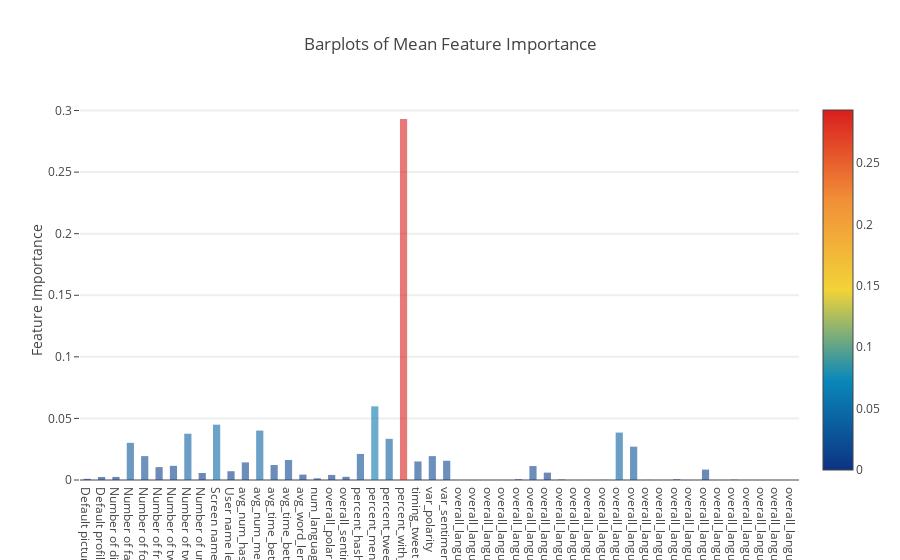

Notebook code for this chart:
### Markdown cell above
### Plotly Barplot of Average Feature Importances

Having obtained the mean feature importance across all our classifiers, we can plot them into a Plotly bar plot as follows:

### Code cell
y = feature_dataframe['mean'].values
x = feature_dataframe['features'].values
data = [go.Bar(
            x= x,
             y= y,
            width = 0.5,
            marker=dict(
               color = feature_dataframe['mean'].values,
            colorscale='Portland',
            showscale=True,
            reversescale = False
            ),
            opacity=0.6
        )]

layout= go.Layout(
    autosize= True,
    title= 'Barplots of Mean Feature Importance',
    hovermode= 'closest',
#     xaxis= dict(
#         title= 'Pop',
#         ticklen= 5,
#         zeroline= False,
#         gridwidth= 2,
#     ),
    yaxis=dict(
        title= 'Feature Importance',
        ticklen= 5,
        gridwidth= 2
    ),
    showlegend= False
)
fig = go.Figure(data=data, layout=layout)
py.iplot(fig, filename='bar-direct-labels')

### Figure 1 — Plotly figure (JSON) as saved in the notebook; plotly's stock layout.template omitted (floating-point values rounded to 4 significant figures)
{"data": [{"marker": {"color": [0.0009545, 0.002435, 0.002487, 0.03016, 0.0194, 0.01046, 0.01151, 0.03759, 0.005699, 0.04493, 0.007123, 0.01431, 0.04012, 0.01218, 0.01623, 0.004383, 0.001354, 0.00412, 0.002576, 0.02116, 0.05982, 0.03342, 0.2931, 0.01506, 0.0194, 0.01563, 9.53e-06, 0, 0, 0, 0.0006061, 0.01132, 0.005986, 0.0003554, 1.451e-06, 3.018e-05, 0.0001232, 0.03853, 0.02707, 6.59e-05, 0, 0.0005548, 6.645e-07, 0.008472, 0, 0.0001957, 2.582e-05, 0, 0, 3.513e-06], "colorscale": "Portland", "reversescale": false, "showscale": true}, "opacity": 0.6, "type": "bar", "uid": "747ce406-157c-4725-bc9d-8069ff6254f1", "width": 0.5, "x": ["Default picture (binary)", "Default profile (binary)", "Number of digits in screen name", "Number of favorites", "Number of followers", "Number of friends", "Number of tweets per hour", "Number of tweets total", "Number of unique profile descriptions", "Screen name length", "User name length", "avg_num_hashtags", "avg_num_mentions", "avg_time_between_mention", "avg_time_between_rt", "avg_word_len", "num_languages", "overall_polarity", "overall_sentiment", "percent_hashtag", "percent_mention", "percent_tweet_rt", "percent_with_emoji", "timing_tweet", "var_polarity", "var_sentiment", "overall_language_ar", "overall_language_ca", "overall_language_cs", "overall_language_da", "overall_language_de", "overall_language_en", "overall_language_es", "overall_language_fr", "overall_language_he", "overall_language_hu", "overall_language_id", "overall_language_it", "overall_language_ja", "overall_language_ko", "overall_language_ml", "overall_language_nl", "overall_language_no", "overall_language_pt", "overall_language_ro", "overall_language_ru", "overall_language_sv", "overall_language_th", "overall_language_tr", "overall_language_zh-cn"], "y": [0.0009545, 0.002435, 0.002487, 0.03016, 0.0194, 0.01046, 0.01151, 0.03759, 0.005699, 0.04493, 0.007123, 0.01431, 0.04012, 0.01218, 0.01623, 0.004383, 0.001354, 0.00412, 0.002576, 0.02116, 0.05982, 0.03342, 0.2931, 0.01506, 0.0194, 0.01563, 9.53e-06, 0, 0, 0, 0.0006061, 0.01132, 0.005986, 0.0003554, 1.451e-06, 3.018e-05, 0.0001232, 0.03853, 0.02707, 6.59e-05, 0, 0.0005548, 6.645e-07, 0.008472, 0, 0.0001957, 2.582e-05, 0, 0, 3.513e-06]}], "layout": {"autosize": true, "hovermode": "closest", "showlegend": false, "title": "Barplots of Mean Feature Importance", "yaxis": {"gridwidth": 2, "ticklen": 5, "title": "Feature Importance"}}}
